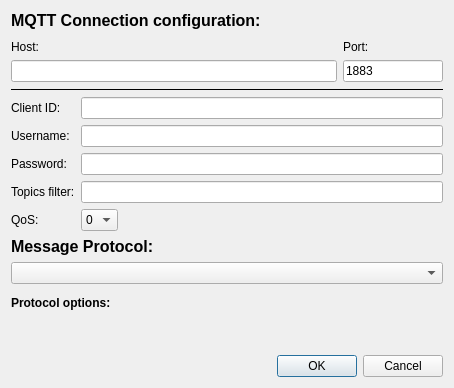
<?xml version="1.0" encoding="UTF-8"?>
<ui version="4.0">
 <class>DataStreamMQTT</class>
 <widget class="QDialog" name="DataStreamMQTT">
  <property name="geometry">
   <rect>
    <x>0</x>
    <y>0</y>
    <width>454</width>
    <height>388</height>
   </rect>
  </property>
  <property name="windowTitle">
   <string>MQTT Subscriber</string>
  </property>
  <layout class="QVBoxLayout" name="verticalLayout">
   <item>
    <widget class="QLabel" name="label">
     <property name="font">
      <font>
       <pointsize>12</pointsize>
       <weight>75</weight>
       <bold>true</bold>
      </font>
     </property>
     <property name="text">
      <string>MQTT Connection configuration:</string>
     </property>
    </widget>
   </item>
   <item>
    <layout class="QGridLayout" name="gridLayout">
     <property name="topMargin">
      <number>4</number>
     </property>
     <item row="0" column="0">
      <widget class="QLabel" name="label_4">
       <property name="text">
        <string>Host:</string>
       </property>
      </widget>
     </item>
     <item row="0" column="1">
      <widget class="QLabel" name="label_11">
       <property name="text">
        <string>Port:</string>
       </property>
      </widget>
     </item>
     <item row="1" column="1">
      <widget class="QLineEdit" name="lineEditPort">
       <property name="maximumSize">
        <size>
         <width>100</width>
         <height>16777215</height>
        </size>
       </property>
       <property name="text">
        <string>1883</string>
       </property>
       <property name="placeholderText">
        <string>1883</string>
       </property>
      </widget>
     </item>
     <item row="1" column="0">
      <widget class="QLineEdit" name="lineEditHost"/>
     </item>
    </layout>
   </item>
   <item>
    <widget class="Line" name="line">
     <property name="frameShadow">
      <enum>QFrame::Plain</enum>
     </property>
     <property name="orientation">
      <enum>Qt::Horizontal</enum>
     </property>
    </widget>
   </item>
   <item>
    <layout class="QFormLayout" name="formLayout_2">
     <item row="5" column="0">
      <widget class="QLabel" name="label_5">
       <property name="text">
        <string>QoS:</string>
       </property>
      </widget>
     </item>
     <item row="5" column="1">
      <layout class="QHBoxLayout" name="horizontalLayout">
       <item>
        <widget class="QComboBox" name="comboBoxQoS">
         <item>
          <property name="text">
           <string>0</string>
          </property>
         </item>
         <item>
          <property name="text">
           <string>1</string>
          </property>
         </item>
         <item>
          <property name="text">
           <string>2</string>
          </property>
         </item>
        </widget>
       </item>
       <item>
        <spacer name="horizontalSpacer">
         <property name="orientation">
          <enum>Qt::Horizontal</enum>
         </property>
         <property name="sizeHint" stdset="0">
          <size>
           <width>40</width>
           <height>20</height>
          </size>
         </property>
        </spacer>
       </item>
      </layout>
     </item>
     <item row="1" column="0">
      <widget class="QLabel" name="label_7">
       <property name="text">
        <string>Username:</string>
       </property>
      </widget>
     </item>
     <item row="2" column="0">
      <widget class="QLabel" name="label_8">
       <property name="text">
        <string>Password:</string>
       </property>
      </widget>
     </item>
     <item row="3" column="0">
      <widget class="QLabel" name="label_3">
       <property name="text">
        <string>Topics filter:</string>
       </property>
      </widget>
     </item>
     <item row="3" column="1">
      <widget class="QLineEdit" name="lineEditTopicFilter"/>
     </item>
     <item row="2" column="1">
      <widget class="QLineEdit" name="lineEditPassword">
       <property name="echoMode">
        <enum>QLineEdit::Password</enum>
       </property>
      </widget>
     </item>
     <item row="1" column="1">
      <widget class="QLineEdit" name="lineEditUsername"/>
     </item>
     <item row="0" column="1">
      <widget class="QLineEdit" name="lineEditClientID"/>
     </item>
     <item row="0" column="0">
      <widget class="QLabel" name="label_2">
       <property name="text">
        <string>Client ID:</string>
       </property>
      </widget>
     </item>
    </layout>
   </item>
   <item>
    <widget class="QLabel" name="label_6">
     <property name="font">
      <font>
       <pointsize>12</pointsize>
       <weight>75</weight>
       <bold>true</bold>
      </font>
     </property>
     <property name="text">
      <string>Message Protocol:</string>
     </property>
    </widget>
   </item>
   <item>
    <widget class="QComboBox" name="comboBoxProtocol"/>
   </item>
   <item>
    <widget class="QWidget" name="widgetOptions" native="true">
     <property name="font">
      <font>
       <weight>75</weight>
       <bold>true</bold>
      </font>
     </property>
     <layout class="QVBoxLayout" name="layoutOptions">
      <property name="leftMargin">
       <number>0</number>
      </property>
      <property name="topMargin">
       <number>6</number>
      </property>
      <property name="rightMargin">
       <number>0</number>
      </property>
      <property name="bottomMargin">
       <number>6</number>
      </property>
      <item>
       <widget class="QLabel" name="label_9">
        <property name="text">
         <string>Protocol options:</string>
        </property>
       </widget>
      </item>
     </layout>
    </widget>
   </item>
   <item>
    <spacer name="verticalSpacer">
     <property name="orientation">
      <enum>Qt::Vertical</enum>
     </property>
     <property name="sizeHint" stdset="0">
      <size>
       <width>20</width>
       <height>11</height>
      </size>
     </property>
    </spacer>
   </item>
   <item>
    <widget class="QDialogButtonBox" name="buttonBox">
     <property name="orientation">
      <enum>Qt::Horizontal</enum>
     </property>
     <property name="standardButtons">
      <set>QDialogButtonBox::Cancel|QDialogButtonBox::Ok</set>
     </property>
    </widget>
   </item>
  </layout>
 </widget>
 <resources/>
 <connections>
  <connection>
   <sender>buttonBox</sender>
   <signal>accepted()</signal>
   <receiver>DataStreamMQTT</receiver>
   <slot>accept()</slot>
   <hints>
    <hint type="sourcelabel">
     <x>248</x>
     <y>254</y>
    </hint>
    <hint type="destinationlabel">
     <x>157</x>
     <y>274</y>
    </hint>
   </hints>
  </connection>
  <connection>
   <sender>buttonBox</sender>
   <signal>rejected()</signal>
   <receiver>DataStreamMQTT</receiver>
   <slot>reject()</slot>
   <hints>
    <hint type="sourcelabel">
     <x>316</x>
     <y>260</y>
    </hint>
    <hint type="destinationlabel">
     <x>286</x>
     <y>274</y>
    </hint>
   </hints>
  </connection>
 </connections>
</ui>
